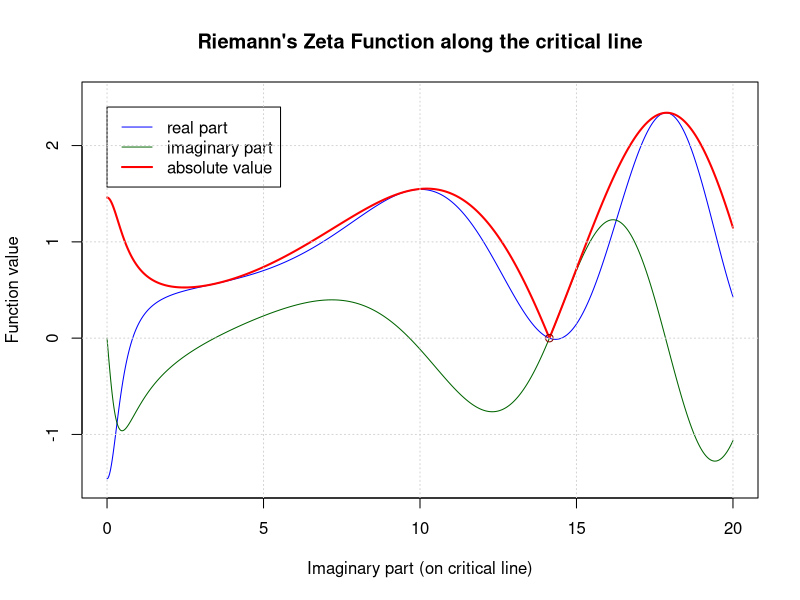

Generate this figure with R:
##  First zero on the critical line s = 0.5 + i t
## Not run: 
require(pracma)
x <- seq(0, 20, len=1001)
z <- 0.5 + x*1i
fr <- Re(zeta(z))
fi <- Im(zeta(z))
fa <- abs(zeta(z))
plot(x, fa, type="n", xlim = c(0, 20), ylim = c(-1.5, 2.5),
      xlab = "Imaginary part (on critical line)", ylab = "Function value",
      main = "Riemann's Zeta Function along the critical line")
 lines(x, fr, col="blue")
 lines(x, fi, col="darkgreen")
 lines(x, fa, col = "red", lwd = 2)
 points(14.1347, 0, col = "darkred")
 legend(0, 2.4, c("real part", "imaginary part", "absolute value"),
        lty = 1, lwd = c(1, 1, 2), col = c("blue", "darkgreen", "red"))
 grid()
 
 ## End(Not run)